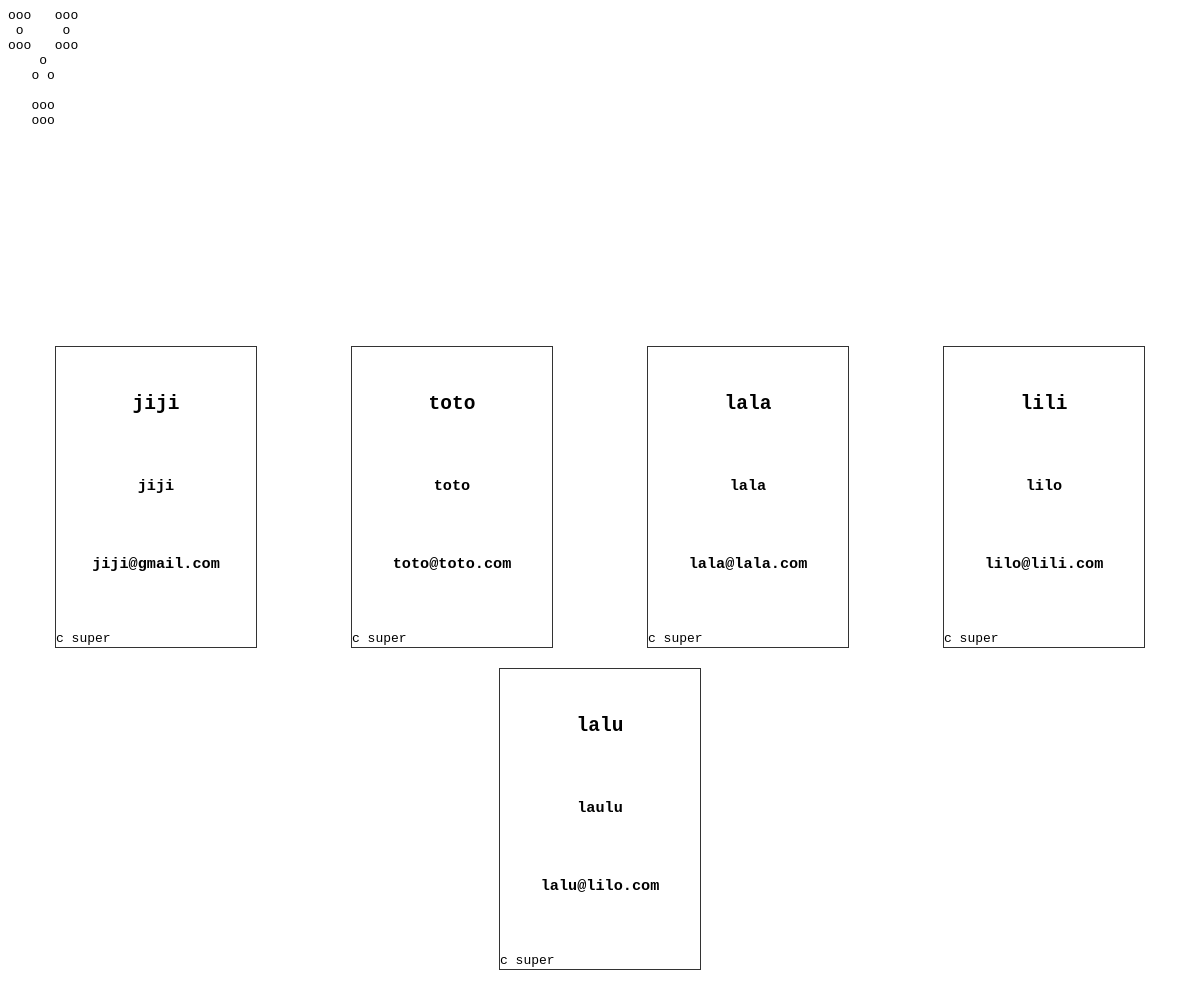
Screenshot of /pdo_phpadmin/index.php with the database file from the repository.
### tables this page shows
CREATE TABLE `session_48` (
  `id` int(3) NOT NULL,
  `nom` text NOT NULL,
  `prenom` text NOT NULL,
  `mail` text NOT NULL
);

### pdo_phpadmin/index.php (the view, shortened to what this page needs)
<?php
$nom='mairotj';
$prenom='jcj';
$pdo = new PDO ('mysql:host=localhost;dbname=onlineformpro', 'root', '');
$sqlSelect="SELECT * FROM session_48";
$result= $pdo -> query($sqlSelect);
echo '<pre>';
echo 'ooo   ooo<br>';
echo ' o     o <br>';
echo 'ooo   ooo<br>';
echo '    o    <br>';
echo '   o o   <br>';
echo '         <br>';
echo '   ooo   <br>';
echo '   ooo   <br>';
echo '<pre>';
$session48_2 = $result -> fetchAll(PDO::FETCH_BOTH);
?>
<!DOCTYPE html>
<html lang="fr">
<head>
</head>
<body>
     <div class="container">
        <?php foreach ($session48_2 as $user): extract($user)?>
            <div class="card_eleve">
                <h2 class="nom"><?= $nom ?></h2>
                <h3 class="prenom"><?= $prenom ?></h3>
                <h3 class="email"><?= $mail ?></h3>
                <p>c super</p>
            </div>
        <?php endforeach ?>
    </div>
</body>
</html>

### pdo_phpadmin/index.php (style rules this page uses)
.container { display:flex; justify-content: space-around; flex-wrap:wrap; }
.card_eleve { margin : 10px 20px; border: 1px solid #333; width:200px; height: 300px; transition: 0.5s; }
.nom { text-align:center; }
.prenom { text-align:center; }
.email { text-align:center; }

### rows the page displays
session_48: nom "jiji", prenom "jiji", mail "jiji@gmail.com"
session_48: nom "toto", prenom "toto", mail "toto@toto.com"
session_48: nom "lala", prenom "lala", mail "lala@lala.com"
session_48: nom "lili", prenom "lilo", mail "lilo@lili.com"
session_48: nom "lalu", prenom "laulu", mail "lalu@lilo.com"
